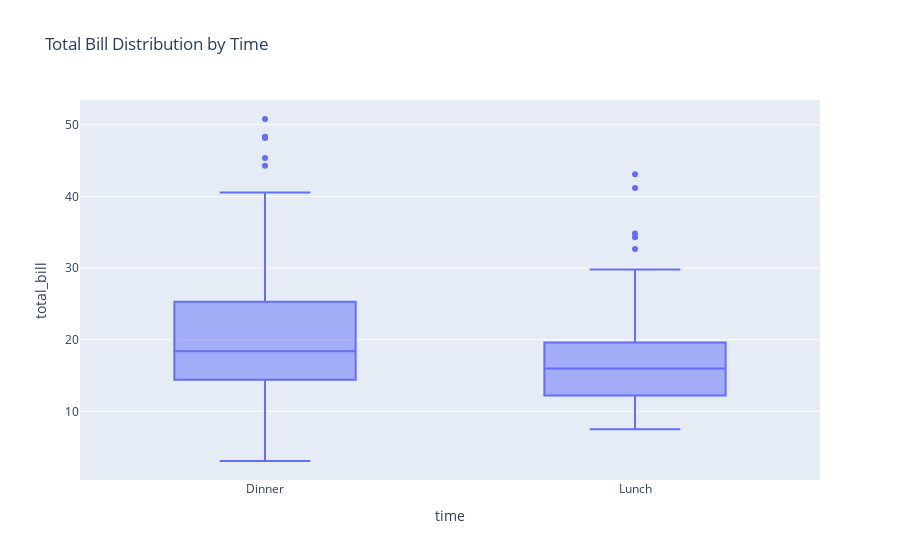

The cell this chart's notebook holds for it:
### Code cell
boxplot_time = px.box(df, x='time', y='total_bill', title='Total Bill Distribution by Time' )
boxplot_time.show()

### Figure 1 — Plotly figure (JSON) as saved in the notebook; plotly's stock layout.template omitted (floating-point values rounded to 4 significant figures; data arrays with more than 128 entries replaced by an {"elided": "..."} marker saying what was removed)
{"data": [{"alignmentgroup": "True", "hovertemplate": "time=%{x}<br>total_bill=%{y}<extra></extra>", "legendgroup": "", "marker": {"color": "#636efa"}, "name": "", "notched": false, "offsetgroup": "", "orientation": "v", "showlegend": false, "type": "box", "x": {"elided": "244 str values"}, "x0": " ", "xaxis": "x", "y": {"elided": "244 float values"}, "y0": " ", "yaxis": "y"}], "layout": {"boxmode": "group", "legend": {"tracegroupgap": 0}, "title": {"text": "Total Bill Distribution by Time"}, "xaxis": {"anchor": "y", "domain": [0, 1], "title": {"text": "time"}}, "yaxis": {"anchor": "x", "domain": [0, 1], "title": {"text": "total_bill"}}}}
